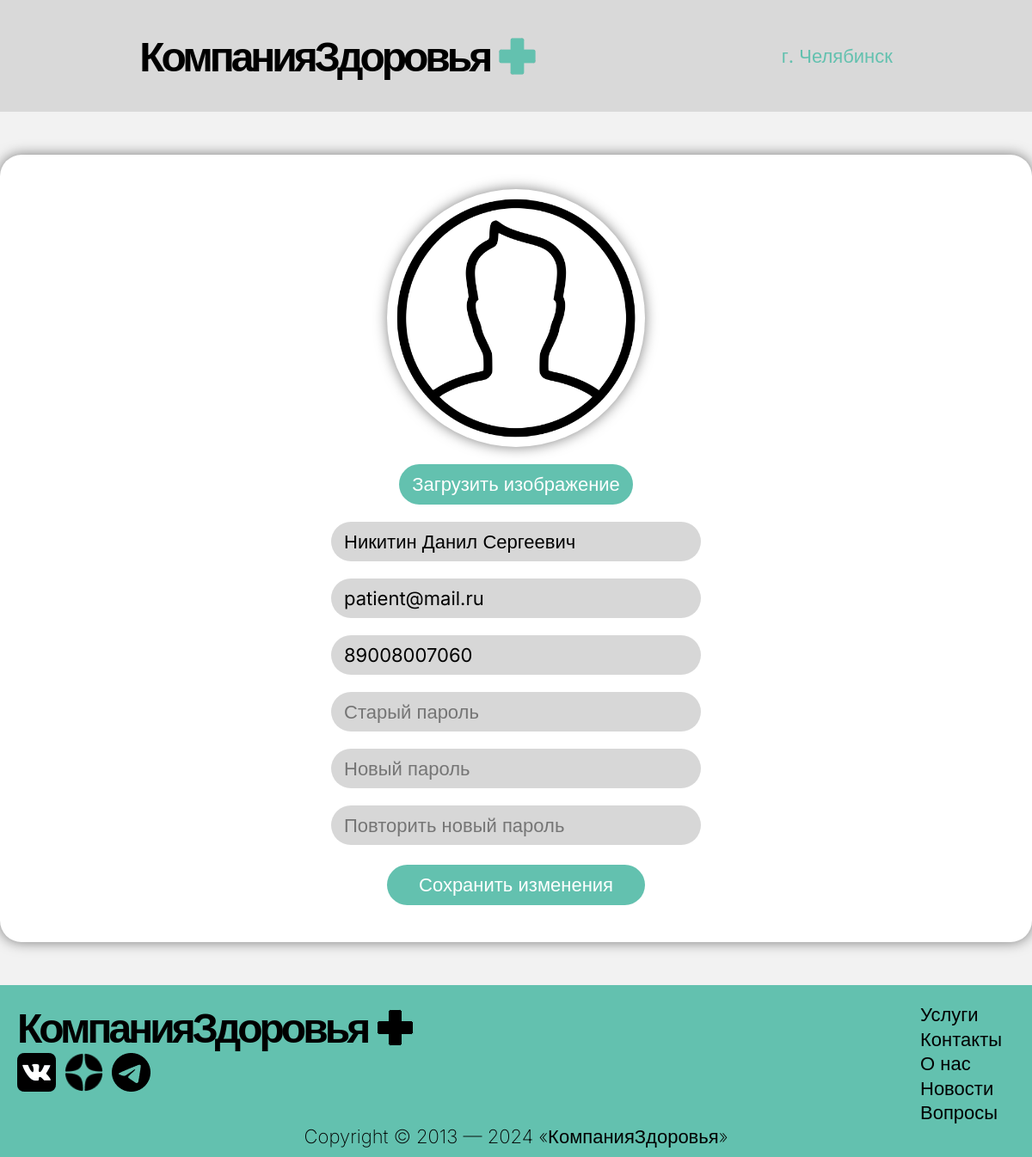
/editProfile/ (signed in), run on an earlier commit of the app's database.
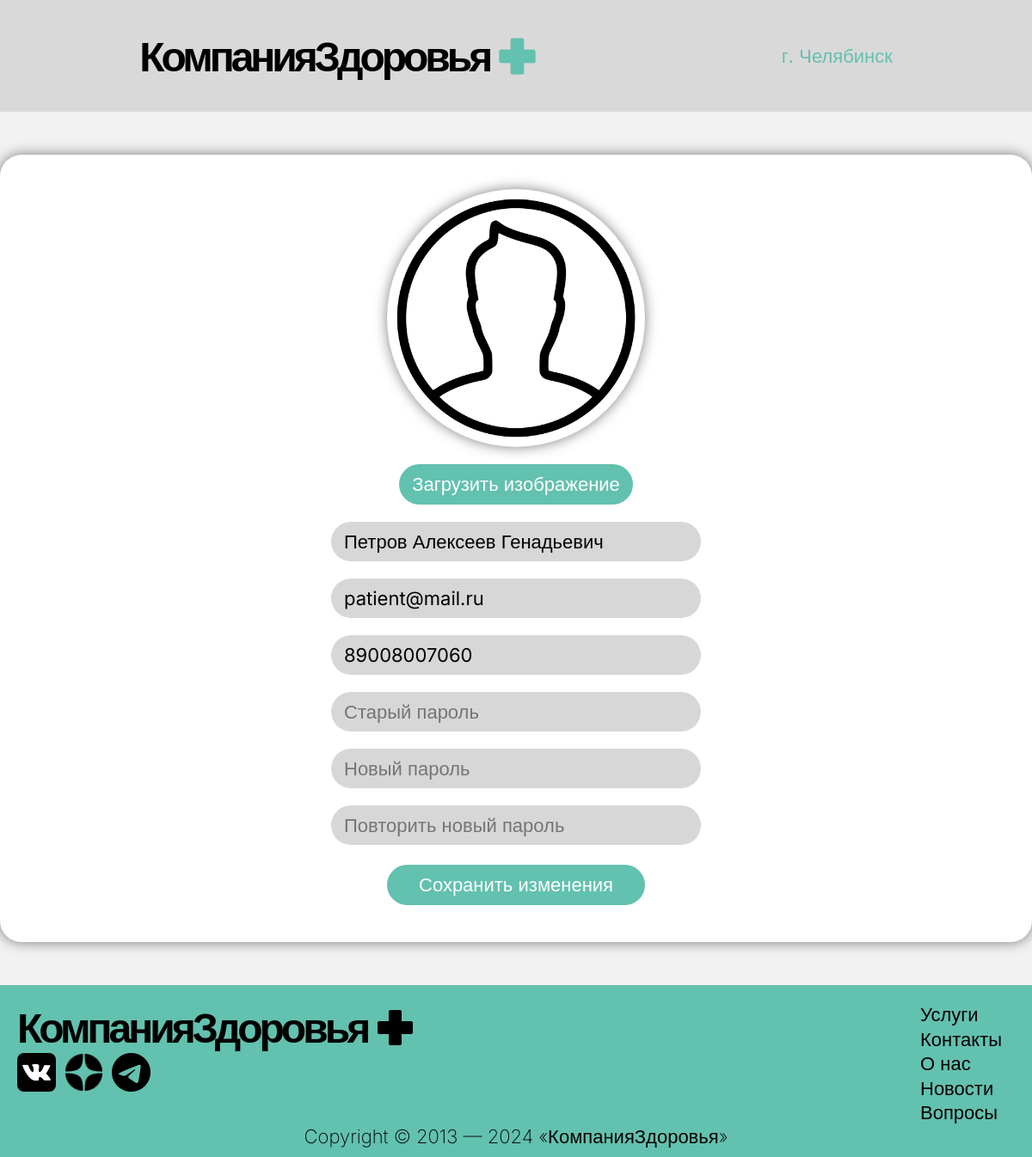
And on a later commit of the database.
### main/models.py (models this page shows, shortened)
class Patient(models.Model):
    fio = models.CharField('ФИО', max_length=100)
    phone = models.CharField('Номер телефона', max_length=11)
    email = models.CharField('Почта', max_length=100)
    image = models.ImageField('Изображение профиля', null=True, blank=True, upload_to='images/')
    password = models.CharField('Пароль', max_length=120)
    class Meta:
        verbose_name = "Пациент"
        verbose_name_plural = "Пациенты"

### main/views.py (the view, shortened to what this page needs)
# urls.py: path('editProfile/', views.editProfile_view, name='editProfile'),
def editProfile_view(request):
    patient_id = request.session.get('patient_id')
    if not patient_id:
        return redirect('login')
    patient = get_object_or_404(Patient, id=patient_id)
    return render(request, 'main/editProfile.html', {
        'patient': patient,
    })

### main/templates/main/editProfile.html (shortened to what this page needs)
<!DOCTYPE html>
<html lang="ru">
<head>
  {% load static %}
  <link rel="stylesheet" href="{% static '/css/main.css' %}">
  <link rel="stylesheet" href="{% static '/css/editProfile.css' %}">
</head>
<body>
  {% include 'main/header.html' %}
  <main>
    <div class="container edit">
      <div class="form-edit">
      <form method="POST" enctype="multipart/form-data">
        <img id="preview"
             src="{% if patient.image %}{{ patient.image.url }}{% else %}{% static '/img/defalt.png' %}{% endif %}"
             alt="Profile Picture"
             onerror="this.src='{% static '/img/default.png' %}'">
        <label for="imageUpload" class="button-upload">
          Загрузить изображение
        </label>
        <input type="text" name="fio" value="{{ patient.fio }}" placeholder="ФИО">
        <input type="email" name="email" value="{{ patient.email }}" placeholder="Почта">
        <input type="tel" name="phone" value="{{ patient.phone }}" placeholder="Телефон">
        <input type="password" name="old_password" placeholder="Старый пароль">
        <input type="password" name="new_password" placeholder="Новый пароль">
        <input type="password" name="confirm_password" placeholder="Повторить новый пароль">
        <button type="submit">Сохранить изменения</button>
      </form>
        </div>
    </div>
  </main>
  {% include 'main/footer.html' %}
</body>
</html>

What changed in the data, as far as the page shows it:
changed Patient "patient@mail.ru": fio "Никитин Данил Сергеевич" → "Петров Алексеев Генадьевич"
